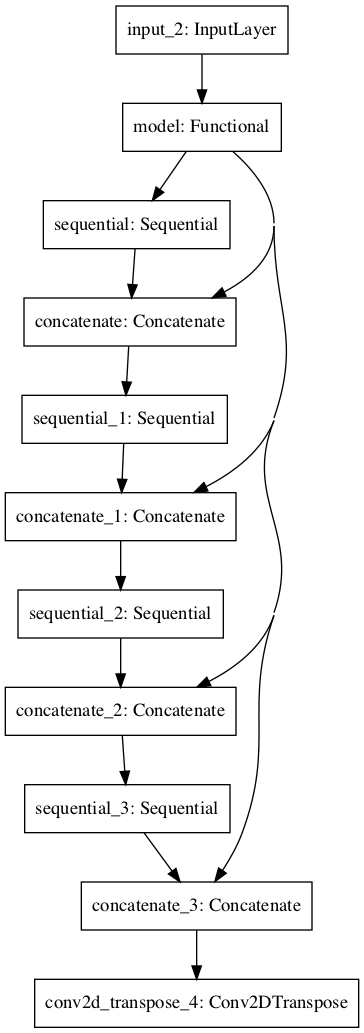

This chart was generated by the following Python code:
"""
PROJECT 17: The Oxford-IIIT Pet Dataset
TASKS: Semantic Segmentation
PROJECT GOALS AND OBJECTIVES
PROJECT GOAL
- Studying transfer learning
- Studying Tensorflow Datasets
Project objectives
1. Using TensorFlow Datasets to download and explore data
2. Building a feature extraction model
3. Viewing training results on TensorBoard
"""
# %%
# IMPORT LIBRARIES
import tensorboard
import tensorflow as tf
import tensorflow_datasets as tfds
from tensorflow.keras.layers import Input, GlobalAveragePooling2D, Dense, Activation
from tensorflow.keras.models import Sequential, Model
from tensorflow.keras.optimizers import Adam
from tensorflow.keras.layers.experimental import preprocessing
import tensorflow_hub as hub
from tensorflow_examples.models.pix2pix import pix2pix

import pandas as pd
import numpy as np
import seaborn as sns
import matplotlib.pyplot as plt
import datetime

# %%
# Load dataset
dataset, info = tfds.load('oxford_iiit_pet:3.*.*', with_info=True)


# %%
# DATA PREPARATION
def normalize(input_image, input_mask):
    input_image = tf.cast(input_image, tf.float32) / 255.0
    input_mask -= 1
    return input_image, input_mask


def load_image(datapoint):
    input_image = tf.image.resize(datapoint['image'], (128, 128))
    input_mask = tf.image.resize(datapoint['segmentation_mask'], (128, 128))

    input_image, input_mask = normalize(input_image, input_mask)

    return input_image, input_mask


class Augment(tf.keras.layers.Layer):
    def __init__(self, seed=42):
        super().__init__()
        self.augment_inputs = preprocessing.RandomFlip(mode="horizontal", seed=seed)
        self.augment_labels = preprocessing.RandomFlip(mode="horizontal", seed=seed)

    def call(self, inputs, labels):
        inputs = self.augment_inputs(inputs)
        labels = self.augment_labels(labels)
        return inputs, labels


# %%
# MODEL CALLBACKS
checkpoint_path = "model_checkpoints/cp.ckpt"

model_checkpoint = tf.keras.callbacks.ModelCheckpoint(checkpoint_path,
                                                      montior="val_acc",
                                                      save_best_only=True,
                                                      save_weights_only=True,
                                                      verbose=0)


def create_tensorboard_callback(dir_name, experiment_name):
    log_dir = dir_name + "/" + experiment_name + "/" + datetime.datetime.now().strftime("%Y%m%d-%H%M%S")
    tensorboard_callback = tf.keras.callbacks.TensorBoard(log_dir=log_dir)
    print(f"Saving TensorBoard log files to: {log_dir}")
    return tensorboard_callback


# %%
# EVALUATION AND VISUALIZATION OF MODEL PARAMETERS

def learning_curves(history):
    pd.DataFrame(history.history).plot(figsize=(20, 8))
    plt.grid(True)
    plt.title('Learning curves')
    plt.gca().set_ylim(0, 1)
    plt.show()


def evaluation_model(history):
    fig, (axL, axR) = plt.subplots(ncols=2, figsize=(20, 8))
    axL.plot(history.history['loss'], label="Training loss")
    axL.plot(history.history['val_loss'], label="Validation loss")
    axL.set_title('Training and Validation loss')
    axL.set_xlabel('Epochs')
    axL.set_ylabel('Loss')
    axL.legend(loc='upper right')

    axR.plot(history.history['accuracy'], label="Training accuracy")
    axR.plot(history.history['val_accuracy'], label="Validation accuracy")
    axR.set_title('Training and Validation accuracy')
    axR.set_xlabel('Epoch')
    axR.set_ylabel('Accuracy')
    axR.legend(loc='upper right')

    plt.show()


# %%
# INPUT PIPELINE
TRAIN_LENGTH = info.splits['train'].num_examples
BATCH_SIZE = 32
BUFFER_SIZE = 1000
STEPS_PER_EPOCH = TRAIN_LENGTH // BATCH_SIZE

train_images = dataset['train'].map(load_image, num_parallel_calls=tf.data.AUTOTUNE)
test_images = dataset['test'].map(load_image, num_parallel_calls=tf.data.AUTOTUNE)

train_batches = (
    train_images
        .cache()
        .shuffle(BUFFER_SIZE)
        .batch(BATCH_SIZE)
        .repeat()
        .map(Augment())
        .prefetch(buffer_size=tf.data.AUTOTUNE))

test_batches = test_images.batch(BATCH_SIZE)


# %%
# DATA EXPLORATION
def display(display_list):
    plt.figure(figsize=(15, 15))

    title = ['Input Image', 'True Mask', 'Predicted Mask']

    for i in range(len(display_list)):
        plt.subplot(1, len(display_list), i + 1)
        plt.title(title[i])
        plt.imshow(tf.keras.preprocessing.image.array_to_img(display_list[i]))
        plt.axis('off')
    plt.show()


for images, masks in train_batches.take(2):
    sample_image, sample_mask = images[0], masks[0]
    display([sample_image, sample_mask])

# %%
# FINE-TUNING MODEL
base_model = tf.keras.applications.MobileNetV2(input_shape=[128, 128, 3], include_top=False)

# Use the activations of these layers
layer_names = [
    'block_1_expand_relu',  # 64x64
    'block_3_expand_relu',  # 32x32
    'block_6_expand_relu',  # 16x16
    'block_13_expand_relu',  # 8x8
    'block_16_project',  # 4x4
]
base_model_outputs = [base_model.get_layer(name).output for name in layer_names]

# Create the feature extraction model
down_stack = tf.keras.Model(inputs=base_model.input, outputs=base_model_outputs)

down_stack.trainable = False

# %%
# U-net model
# The decoder/upsampler
up_stack = [
    pix2pix.upsample(512, 3),  # 4x4 -> 8x8
    pix2pix.upsample(256, 3),  # 8x8 -> 16x16
    pix2pix.upsample(128, 3),  # 16x16 -> 32x32
    pix2pix.upsample(64, 3),  # 32x32 -> 64x64
]


def unet_model(output_channels: int):
    inputs = tf.keras.layers.Input(shape=[128, 128, 3])

    # Downsampling through the model
    skips = down_stack(inputs)
    x = skips[-1]
    skips = reversed(skips[:-1])

    # Upsampling and establishing the skip connections
    for up, skip in zip(up_stack, skips):
        x = up(x)
        concat = tf.keras.layers.Concatenate()
        x = concat([x, skip])

    # This is the last layer of the model
    last = tf.keras.layers.Conv2DTranspose(
        filters=output_channels, kernel_size=3, strides=2,
        padding='same')  # 64x64 -> 128x128

    x = last(x)

    return tf.keras.Model(inputs=inputs, outputs=x)


OUTPUT_CLASSES = 3

model = unet_model(output_channels=OUTPUT_CLASSES)
model.compile(optimizer='adam',
              loss="sparse_categorical_crossentropy",
              metrics=['accuracy'])

model.summary()
tf.keras.utils.plot_model(model, to_file='U_net_Transfer_learning.png')
# %%
# Train model
VAL_SUBSPLITS = 5
VALIDATION_STEPS = info.splits['test'].num_examples // BATCH_SIZE // VAL_SUBSPLITS

history = model.fit(train_batches,
                    epochs=20,
                    steps_per_epoch=STEPS_PER_EPOCH,
                    validation_data=test_batches,
                    validation_steps=VALIDATION_STEPS,
                    callbacks=[create_tensorboard_callback("training_logs",
                                                           "U_net_Transfer_learning"),
                               model_checkpoint])


# %%
# EVALUATION RESULT
def create_mask(pred_mask):
    pred_mask = tf.argmax(pred_mask, axis=-1)
    pred_mask = pred_mask[..., tf.newaxis]
    return pred_mask[0]


def show_predictions(dataset=None, num=1):
    if dataset:
        for image, mask in dataset.take(num):
            pred_mask = model.predict(image)
            display([image[0], mask[0], create_mask(pred_mask)])
    else:
        display([sample_image, sample_mask,
                 create_mask(model.predict(sample_image[tf.newaxis, ...]))])

# Learning curves
learning_curves(history)

# Evaluation model
evaluation_model(history)


# Make predictions
show_predictions(test_batches, 3)

# View training results on TensorBoard
# tensorboard dev upload --logdir ./training_logs \
#     --name "training_logs" \
#     --description "U_net_Transfer_learning"
